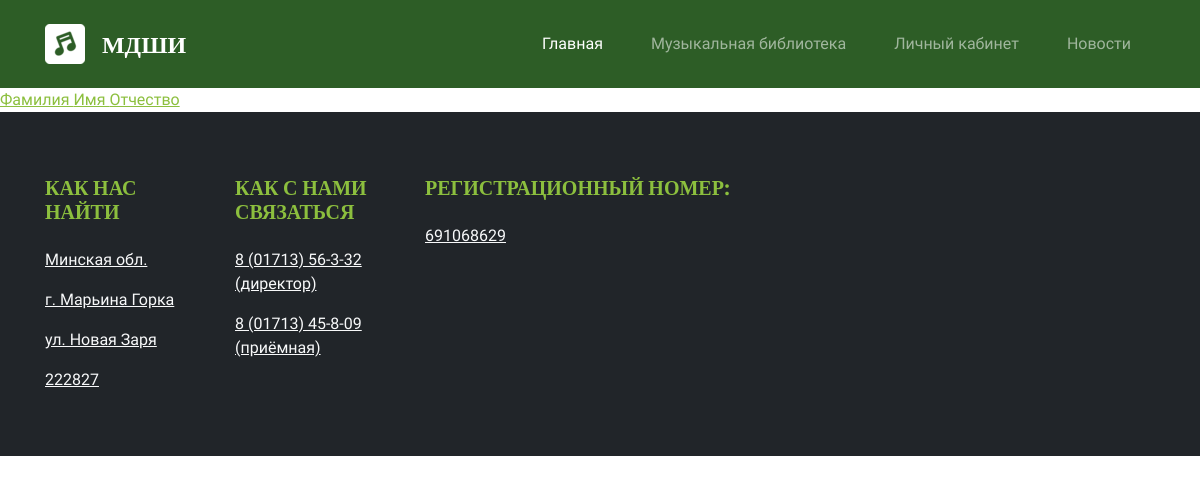
Page /contingent/ on the committed database.
### base/models.py (models this page shows)
class User(AbstractUser):
    STATUS_CHOICES = (
        ('admin', 'Администратор'),
        ('student', 'Ученик'),
        ('concertmaster', 'Концертмейстер'),
        ('editor', 'Редактор'),
        ('teacher', 'Учитель'),
    )
    f = models.CharField(max_length=200, null = False, default='Фамилия', verbose_name="Фамилия")
    i = models.CharField(max_length=200, null = False, default='Имя', verbose_name='Имя')
    o = models.CharField(max_length=200, null = False, default='Отчество', verbose_name='Отчество')
    department_name = models.CharField(max_length=200, null = False, default='Департамент', verbose_name='Департамент')
    teacher_name = models.CharField(max_length=200, null = False, default='Учитель', verbose_name='Учитель')
    instrument_name = models.CharField(max_length=200, null = False, default='Инструмент', verbose_name='Инструмент')
    teacher_number = PhoneNumberField(null=False, default='+375293123123', verbose_name='Номер учителя')
    years = models.CharField(max_length=
                             3, null=False, default='0', verbose_name='Продолжительность обучения')
    start_year = models.DateField(null=False, default= '2000-12-12', verbose_name='Дата начала обучения')
    user_number = PhoneNumberField(null=False, default='+375293123123', verbose_name='Телефон учащегося')
    parent_first_name = models.CharField(max_length=200, null=False, default='Имя представителя 1', verbose_name='ФИО Представителя 1')
    parent_first_number = PhoneNumberField(null=False, default='+375293123123', verbose_name='Телефон Представителя 1')
    parent_second_name = models.CharField(max_length=200, null=False, default='Имя представителя 2', verbose_name='Имя Представителя 2')
    parent_second_number = PhoneNumberField(null=False, default='+375293123123', verbose_name='Телефон Представителя 2')
    rewards = models.TextField(null=True, blank=True)
    bio = models.TextField(null=True, blank=True)
    status = models.CharField(max_length=20, choices=STATUS_CHOICES, null=False, default='student')
    avatar = models.ImageField(upload_to='images/', null=True,
                               default="images/profile-pictures/default.jpg",
                               verbose_name="Загрузите аватар для профиля")
    groups = models.ManyToManyField(GroupNumber, blank=True)
    subjects = models.ManyToManyField(Subject, blank=True)
    USERNAME_FIELD = 'username'
    REQUIRED_FIELDS = []

### base/views.py (the view)
# urls.py: path('contingent/', views.contingent, name='contingent'),
def contingent(request):
    users = User.objects.filter(status='student')
    context = {'users':users}
    return render(request, 'base/contingent.html', context)

### base/templates/base/contingent.html
{% extends 'main.html' %}
{% block content %}
{% for user in users %}
    <div>
    <a href="{% url 'student-info' user.id %}">{{ user.f}} {{ user.i}} {{ user.o}}</a>
    </div>
{% endfor %}
{% endblock content %}

### rows in the picture
User: f "Фамилия", i "Имя", o "Отчество"
